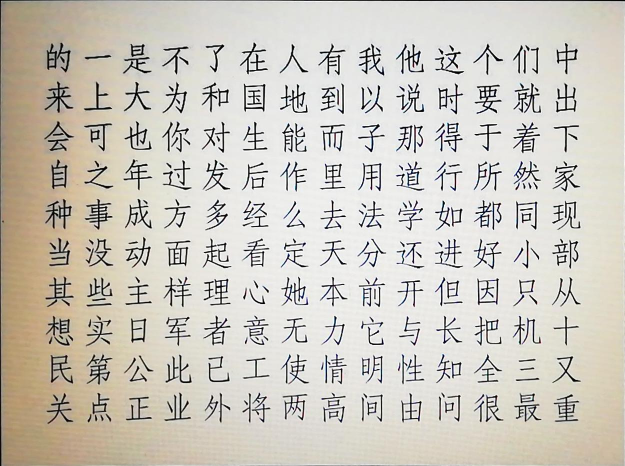
#> input picture 1.jpg, 1250 x 932 px, found by its file name (shown at 1/2 size)
$ python CutWord.py
#> lines starting #> are read from the running program, lines starting #| are printed output that depends on the picture; after the words box and inside, x2 and y2 are one past the last pixel; in counts of white or black regions, pixels touching at a corner belong together
#> further down, img is the input picture: PIL image 1250x932 RGB; mean R, G, B 204.6, 200.2, 190.8
### pretreat.py
# encoding:utf-8
from coder import config
import numpy as np
from PIL import Image
from PIL import ImageOps
import cv2
import sys
import os

from cutword import binaryzation


# [17 lines left out: functions pretreat, custom_blur_demo, not called in this run]


def crop_image(image: Image.Image) -> Image.Image:
    """
    Crop document from image.
        Takes a PIL.image and return a PIL.image. Not resized.

    :param image:  PIL.Image.Image
    :return:  注意这里是size为 3000， 1760， 3 的 PIL Image

    """

    def rectify(h):
        h = h.reshape((4, 2))
        hnew = np.zeros((4, 2), dtype=np.float32)

        add = h.sum(1)
        hnew[0] = h[np.argmin(add)]
        hnew[2] = h[np.argmax(add)]

        diff = np.diff(h, axis=1)
        hnew[1] = h[np.argmin(diff)]
        hnew[3] = h[np.argmax(diff)]

        return hnew

    # resize image so it can be processed
    # choose optimal dimensions such that important content is not lost
    image = np.asarray(image)
    # TODO 不知道能不能删掉
    image = cv2.resize(image, (3000, 1760))
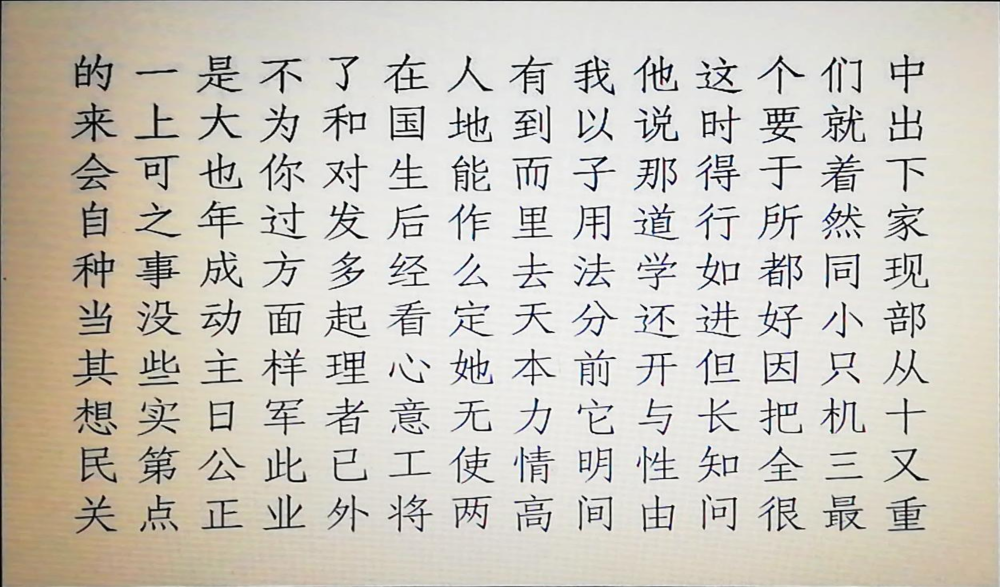
#> image: shape (1760, 3000, 3) (shown at 1/3 size); mean R, G, B 204.5, 200.1, 190.7

    # creating copy of original image
    orig = image.copy()

    # convert to grayscale and blur to smooth
    gray = cv2.cvtColor(image, cv2.COLOR_BGR2GRAY)
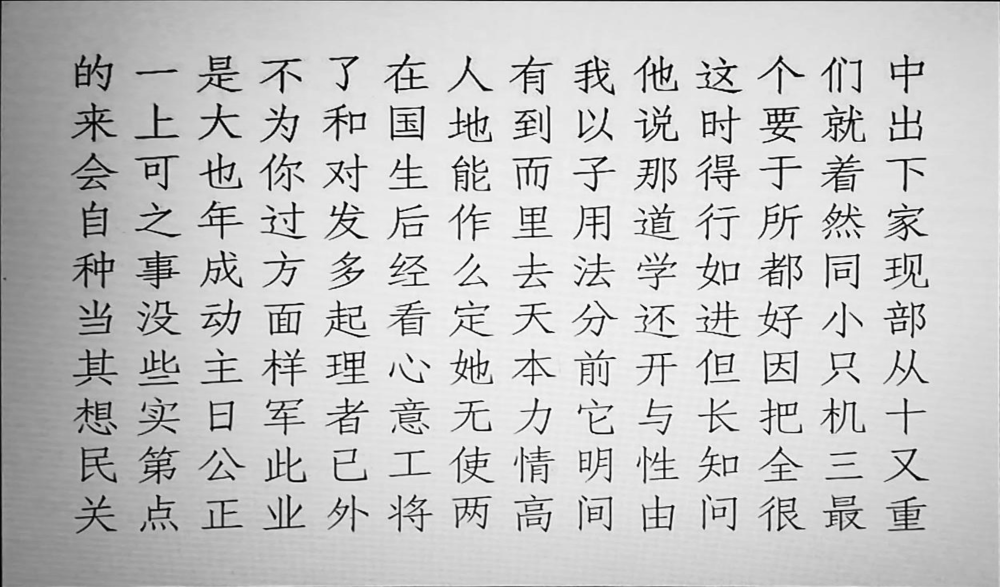
#> gray: shape (1760, 3000) (shown at 1/3 size); min 0, max 255, mean 197.8

    # [15 lines of commented-out code are left out]

    blurred = cv2.GaussianBlur(gray, (5, 5), 0)
    # blurred = cv2.GaussianBlur(dilated, (5, 5), 0)
    # blurred = cv2.medianBlur(gray, 5)

    # apply Canny Edge Detection
    edged = cv2.Canny(blurred, 0, 50)
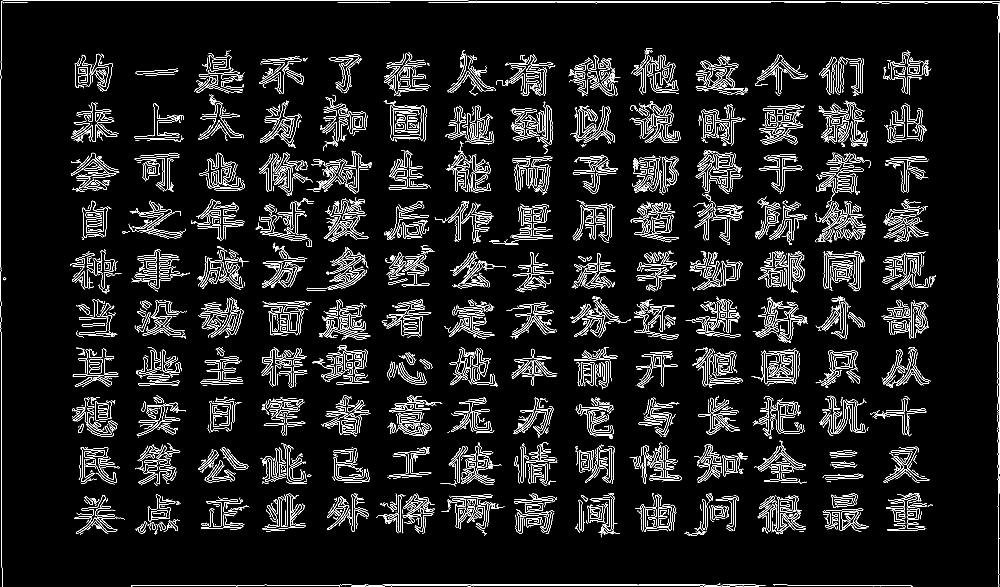
#> edged: shape (1760, 3000) (shown at 1/3 size); 4.9% white in thin lines or dots
    # orig_edged = edged.copy()

    # find the contours in the edged image, keeping only the
    # largest ones, and initialize the screen contour
    (contours, _) = cv2.findContours(edged, cv2.RETR_LIST,
                                     cv2.CHAIN_APPROX_NONE)
#> contours = 3957 contours, 3088 with area under 20; largest, box (x1, y1, x2, y2) and area: (1170, 316, 1275, 422) 8927, (1170, 316, 1274, 422) 8900, (2291, 1051, 2395, 1153) 8337, (2291, 1051, 2395, 1152) 8308, (1178, 326, 1265, 407) 6424
    contours = sorted(contours, key=cv2.contourArea, reverse=True)

    # x,y,w,h = cv2.boundingRect(contours[0])
    # cv2.rectangle(image,(x,y),(x+w,y+h),(0,0,255),0)

    # get approximate contour
    for c in contours:
        p = cv2.arcLength(c, True)
        approx = cv2.approxPolyDP(c, 0.02 * p, True)

        if len(approx) == 4:
            target = approx
            break
#> this loop made 4 passes
#> (p, target) on pass 4: (415.5, [[2393, 1054], [2387, 1148], [2297, 1151], [2292, 1053]])
#> p on passes 1 to 3: 429.1, 423.6, 422.4

    # mapping target points to 800x800 quadrilateral
    approx = rectify(target)
#> in rectify, `h = h.reshape((4, 2))`: h = [[2393, 1054], [2387, 1148], [2297, 1151], [2292, 1053]]
#> in rectify, `add = h.sum(1)`: add = [3447, 3535, 3448, 3345]
#> in rectify, `diff = np.diff(h, axis=1)`: diff = [-1339, -1239, -1146, -1239]
#> approx = [[2292, 1053], [2393, 1054], [2387, 1148], [2297, 1151]]
    # pts2 = np.float32([[0, 0], [800, 0], [800, 800], [0, 800]])
    pts2 = np.float32(
        [[0, 0], [config.IMAGE_SIZE[0], 0], [config.IMAGE_SIZE[0], config.IMAGE_SIZE[1]], [0, config.IMAGE_SIZE[1]]])

    M = cv2.getPerspectiveTransform(approx, pts2)
#> M = [[2.25, -0.115, -5032], [-0.0213, 2.15, -2220.1], [-0.000136, -0.000353, 1]]
    # dst = cv2.warpPerspective(orig, M, (800, 800))
    dst = cv2.warpPerspective(orig, M, config.IMAGE_SIZE)
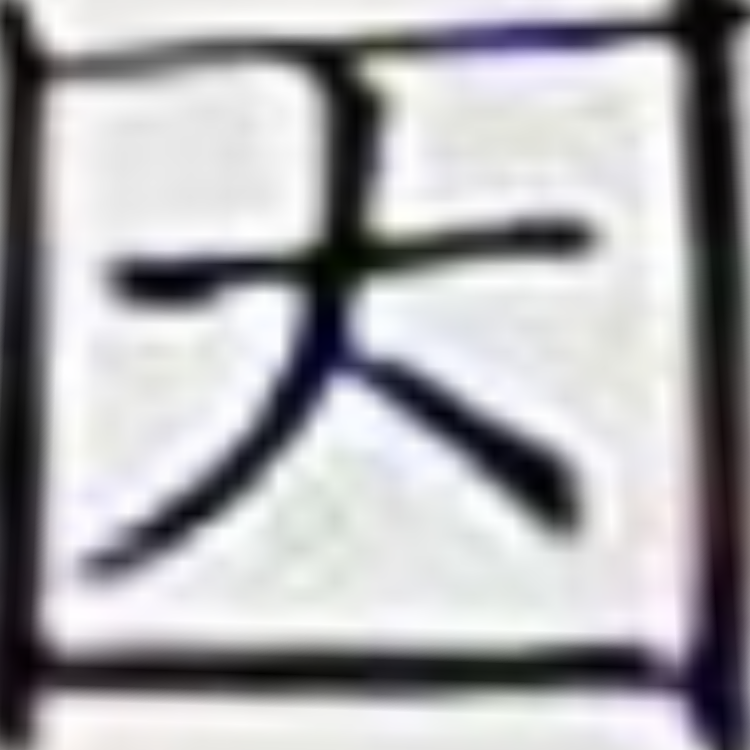
#> dst: shape (750, 750, 3); mean R, G, B 172.8, 172.1, 174.9

    cv2.drawContours(image, [target], -1, (0, 255, 0), 2)
    # dst = cv2.cvtColor(dst, cv2.COLOR_BGR2GRAY)

    # return Image.fromarray(dst).resize(config.IMAGE_SIZE)
    return Image.fromarray(dst)


# [35 lines that do not run on import are left out]

### CutWord.py
import config
import pytesseract
from PIL import Image, ImageDraw
from Character import ChineseCharacter
import pretreat


def cut_word_with_tesseract(img: Image.Image, font: str) -> list:
    # img = img.resize((1000, 1000))
    draw = ImageDraw.Draw(img)
    print(img.size)
    boxes = pytesseract.image_to_boxes(img, lang="chi_sim").split("\n")
    print(pytesseract.image_to_string(img, lang="chi_sim"))
    chars = []
    for b in boxes:
        if b == "":
            continue
        char = ChineseCharacter(b, img, font)
        draw.rectangle([(char.x1, char.y1), (char.x2, char.y2)], outline="red")
    img.show()
    return chars


def cut_word_with_size(img: Image.Image, font: str) -> list:
    num_row, num_column = config.DOC_DIM
    w, h = img.size
    w_cut = w // num_column
    h_cut = h // num_row
    img_char_list = []
    for i_y in range(num_row):
        for i_x in range(num_column):
            x1 = i_x * w_cut
            y1 = i_y * h_cut
            x2 = x1 + w_cut
            y2 = y1 + h_cut
            image = img.crop((x1, y1, x2, y2))
            value = pytesseract.image_to_string(image, lang="chi_sim", config="-psm 10")
            char = ChineseCharacter(config.FONT_NAME_Sun, value, image)
            char.save()
            img_char_list.append(char)

    return img_char_list


def cut_word_with_size_and_border(image: Image.Image, font: str) -> list:
#> called with font = 'SimSun'
    ret = []
    for row in range(1, config.DOC_DIM[1]-1):
        for col in range(1, config.DOC_DIM[0]-1):
            left = config.BOARDER_SIZE + col*(config.FONT_SIZE+2*config.MARGIN_SIZE)
            upper = config.BOARDER_SIZE + row*(config.FONT_SIZE+2*config.MARGIN_SIZE)
            tmp = image.crop((left,
                              upper,
                              left + config.FONT_SIZE + 2*config.MARGIN_SIZE,
                              upper + config.FONT_SIZE + 2*config.MARGIN_SIZE))
            '''
            tmp = ChineseCharacter(font=font,
                                   value=pytesseract.image_to_string(tmp, lang="chi_sim", config="-psm 10"),
                                   image=tmp)
            '''
            # tmp.show()
            # tmp.save()

            cut_word_with_size_and_border.count += 1
            tmp.save("result/{}/{}.png".format(font, cut_word_with_size_and_border.count))
            ret.append(tmp)
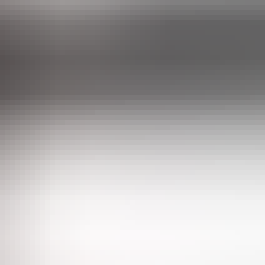
#> tmp: PIL image 53x53 RGB (shown 5 times larger); mean R, G, B 174, 171.5, 171.7
#> after the loop, ret = []
    return ret


if __name__ == "__main__":
    img = Image.open("data/1.jpg").convert("RGB")
    # img = pretreat(img)
    img = pretreat.crop_image(img)
    img.show()
#> (the run stopped early here; a loop or call above may not have finished)
